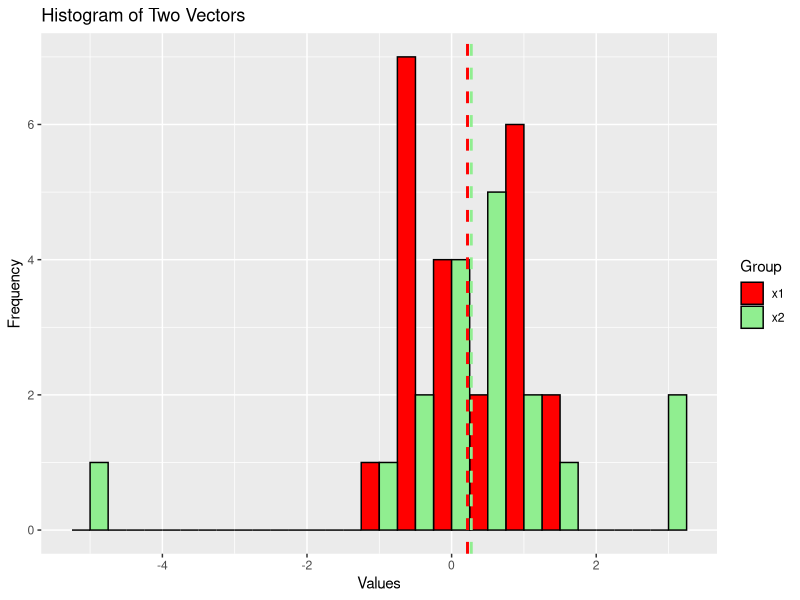
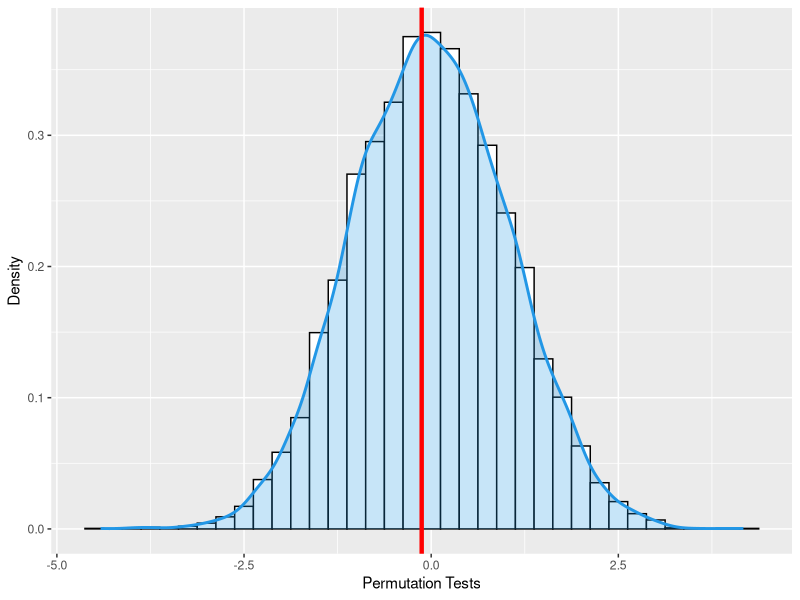

Source code (R) for these figures, in order:
# Task 1

x1 <- c(-0.673, -0.584, 0.572, -0.341, 
        -0.218, 0.603, -0.415, -0.013, 
        0.763, 0.804, 0.054, 1.746, 
        -0.472, 1.638, -0.578, 0.947, 
        -0.329, -0.188, 0.794, 0.894, 
        -1.227, 1.059)

x2 <- c(0.913, -0.639, 2.99, -5.004, 
        3.118, 0.1, 1.128, 0.579, 0.32, 
        -0.488, -0.994, -0.212, 0.413, 
        1.401, 0.007, 0.568, -0.005, 0.696)


# Task 1.1

# Create a data frame
df <- data.frame(
  Group = c(rep("x1", length(x1)), rep("x2", length(x2))),
  Values = c(x1, x2)
)

library(ggplot2)
ggplot(df, aes(x = Values, fill = Group)) +
  geom_histogram(binwidth = 0.5, position = "dodge", color = "black") +
  labs(title = "Histogram of Two Vectors", x = "Values", y = "Frequency") +
  scale_fill_manual(values = c("x1" = "red", "x2" = "lightgreen")) +
  geom_vline(xintercept = mean(x1), color = "red", linetype = "dashed", linewidth = 1) +
  geom_vline(xintercept = mean(x2), color = "lightgreen", linetype = "dashed", linewidth = 1)


# Task 1.2
# (TODO)

# Task 1.3
Tstatistic <- function(x,y){
  n.x <- length(x)
  n.y <- length(y)
  
  sp <- sqrt(((n.x-1)*var(x)+(n.y-1)*var(y))/(n.x+n.y-2))
  t <- (mean(x)-mean(y))/(sp*sqrt(1/n.x+1/n.y))
  return(t)
}

bootstrap_samples <- 10000

n1 <- length(x1)
n2 <- length(x2)
sp <- sqrt(((n1-1)*var(x1)+(n2-1)*var(x2))/(n1+n2-2))
t <- (mean(x1)-mean(x2))/(sp*sqrt(1/n1+1/n2))
T.orig <- Tstatistic(x1,x2)


set.seed(12223236)
Tstar.parametric <- replicate(bootstrap_samples, Tstatistic(x = sample(x1,replace = TRUE), y = sample(x2, replace = TRUE)))



Tstar.nonparametric <- replicate(bootstrap_samples,
                                 Tstatistic(x = sample(c(x1-mean(x1),
                                                         x2-mean(x2)),
                                                       replace=TRUE)[1:n1],
                                            y=sample(c(x1-mean(x1),
                                                       x2-mean(x2)),
                                                     replace=TRUE)[(n1+1):(n1+n2)]))

# 95% CI

print(quantile(Tstar.parametric, c(0.025, 0.975)))
print(quantile(Tstar.nonparametric, c(0.025, 0.975)))

# 99% CI

print(quantile(Tstar.parametric, c(0.005, 0.995)))
print(quantile(Tstar.nonparametric, c(0.005, 0.995)))

# P value

p.value.parametric <- (sum(abs(Tstar.parametric) > abs(T.orig)) + 1) / (bootstrap_samples+1)
p.value.nonparametric <- (sum(abs(Tstar.nonparametric) > abs(T.orig)) + 1) / (bootstrap_samples+1)

print(p.value.parametric)
print(p.value.nonparametric)


# We cannot reject the null hypothesis for both alpha. 

# Task 1.4 (permutation)

# Step 1 (Calculate t-Test for the original samples x1 and x2 -> This was done in task 1.3)
print(T.orig)

# Step 2 (Create two new same samples x1.new and x2.new by merging the 2 original samples x1 and x2, so that we have the 2 new samples that they have same mean)
x1.new <- c(x1,x2)
x2.new <- c(x1,x2)

# Step 3 (assign to the x1.new sample the label 1 and to the x2.new sample the label 2. 
#         This step can be ignored because it is already known from which sample each observation belongs to)


# Step 4 (Sample with replacement from each new sample (x1.new and x2.new) and calculate the t-Test for the two samples. The sizes of samples with replacement will correspond to the sizes of the original samples x1 and x2)
# Step 5 (repeat the step 4 multiple times so that we have multiple test statistics)
# Step 4 and 5 can be done together by using the replicate function as it was done in the previous questions
# n1 is the length of x1 and n2 is the length of the x2 
set.seed(12223236)
permutation.tests <- replicate(bootstrap_samples, 
                               Tstatistic(x = sample(x1.new, size = n1, replace = TRUE), 
                                          y = sample(x2.new, size = n2,  replace = TRUE)))

# Step 6 (Calculate the p value based on the original t test and the t tests from the permuted t tests as it was done in the previous task and in the slides of the course)
p.value.permutation <- (sum(abs(permutation.tests) > abs(T.orig)) + 1) / (bootstrap_samples+1)
print(p.value.permutation)
# Step 7 (calculate the confidence intervals)

# 95% CI

print(quantile(permutation.tests, c(0.025, 0.975)))

# 99% CI

print(quantile(permutation.tests, c(0.005, 0.995)))

# step 8 (Conclusions)

ggplot(data = data.frame(permutation.tests), aes(x = permutation.tests)) +
  geom_histogram(aes(y = ..density..), binwidth = 0.25, fill = "white", color = "black") +
  geom_density(lwd = 1, colour = 4,
               fill = 4, alpha = 0.25) + 
  geom_vline(aes(xintercept=T.orig),
             color="red", linetype="solid", linewidth=1.5) +
  labs(
    x = "Permutation Tests",
    y = "Density"
  )

# Task 1.5


# Wilcox.Tstatistic <- function(x,y){
  
#  x.data <- data.frame(label = rep(1,length(x)), data=x)
#  y.data <- data.frame(label = rep(2,length(y)), data=y)
  
#  combined.data <- rbind(x.data,y.data)
#  combined.data <- combined.data[order(combined.data$data),]
 
#  w <- sum(which(combined.data$label == 1))  
#  return(w)
#}

# Use the rank command
# Take 1 to length(x) elements that correspond to the first sample
Wilcox.Tstatistic <- function(x,y){
  n.x <- length(x)
  n.y <- length(y)
  
  ranks <- rank(c(x,y))
  return(sum(ranks[1:n.x]))
}

W.orig <- Wilcox.Tstatistic(x1,x2)


set.seed(12223236)
W.parametric <- replicate(bootstrap_samples, Wilcox.Tstatistic(x = sample(x1,replace = TRUE), y = sample(x2, replace = TRUE)))

W.nonparametric <- replicate(bootstrap_samples, Wilcox.Tstatistic(x = sample(c(x1-mean(x1),x2-mean(x2)),replace=TRUE)[1:n1], y=sample(c(x1-mean(x1),x2-mean(x2)),replace=TRUE)[(n1+1):(n1+n2)]))

# 95% CI

print(quantile(W.parametric, c(0.025, 0.975)))
print(quantile(W.nonparametric, c(0.025, 0.975)))

# 99% CI

print(quantile(W.parametric, c(0.005, 0.995)))
print(quantile(W.nonparametric, c(0.005, 0.995)))

# P value

p.value.W.parametric <- (sum(W.parametric > W.orig) + 1) / (bootstrap_samples+1)
p.value.W.nonparametric <- (sum(W.nonparametric > W.orig) + 1) / (bootstrap_samples+1)

print(p.value.W.parametric)
print(p.value.W.nonparametric)


# Task 1.6

t.test(x1,x2)
wilcox.test(x1,x2)


# Task 2.1

set.seed(12223236)

n <- 200

x1 <- rnorm(n, mean = 2, sd = sqrt(3))

x2 <- runif(n, min = 2, max = 4)

epsilon <- rt(n, df = 5)

x3 <- runif(n, min = -2, max = 2)

y <- 3 + 2*x1 + x2 + epsilon

df <- data.frame(x1,x2,x3,epsilon,y)

# Task 2.2
library(boot)

model.lm <- lm(y~x1+x2+x3, data = df)

summary(model.lm)

res <- resid(model.lm) # Residuals
yhat <- fitted(model.lm) # fitted values

df2 <- data.frame(yhat, res)

coef.fun <- function(x){coef(lm(y~x1+x2+x3, data = x))}

res.sim <- function(x, resi){
  x$y <- resi$yhat + sample(resi$res,replace=TRUE)
  return(x)
}
set.seed(12223236)
parametric.boot <- boot(df, coef.fun, R=1000,sim="parametric", ran.gen=res.sim, mle = df2)
parametric.boot

# Intercept
boot.ci(boot.out =parametric.boot,conf = 0.95,type ="perc", index = 1)
# x1
boot.ci(boot.out =parametric.boot,conf = 0.95,type ="perc", index = 2)
# x2
boot.ci(boot.out =parametric.boot,conf = 0.95,type ="perc", index = 3)
# x3
boot.ci(boot.out =parametric.boot,conf = 0.95,type ="perc", index = 4)




####################################################################################################
pvalue.fun <- function(x){
  pvalue.x3 <- summary(lm(y~x1+x2+x3, data = x))$coefficients[,4][4]
  return(pvalue.x3)
}
parametric.boot.pvalue <- boot(df, pvalue.fun, R=1000,sim="parametric", ran.gen=res.sim, mle = df2)
parametric.boot.pvalue

# parametric.boot.pvalue$t -> this command prints the p value of x3 variable for each bootstrap sample

any(parametric.boot.pvalue$t < 0.05)
parametric.boot.pvalue$t[which(parametric.boot.pvalue$t < 0.05)]
length(parametric.boot.pvalue$t[which(parametric.boot.pvalue$t < 0.05)])
####################################################################################################

# Task 2.3

reg.fun <- function(x, i){
  x.i <- x[i,]
  x.i.reg <- lm(y~x1+x2+x3, data = x.i)
  result <- c(coef(x.i.reg))
  return(result)
}
set.seed(12223236)
nonparametric.boot <- boot(df, reg.fun, R=1000)
nonparametric.boot

# Intercept
boot.ci(boot.out =nonparametric.boot,conf = 0.95,type ="perc", index = 1)
# x1
boot.ci(boot.out =nonparametric.boot,conf = 0.95,type ="perc", index = 2)
# x2
boot.ci(boot.out =nonparametric.boot,conf = 0.95,type ="perc", index = 3)
# x3
boot.ci(boot.out =nonparametric.boot,conf = 0.95,type ="perc", index = 4)




# Task 2.4
# TODO -> RMD

# Task 3
# TODO -> RMD



